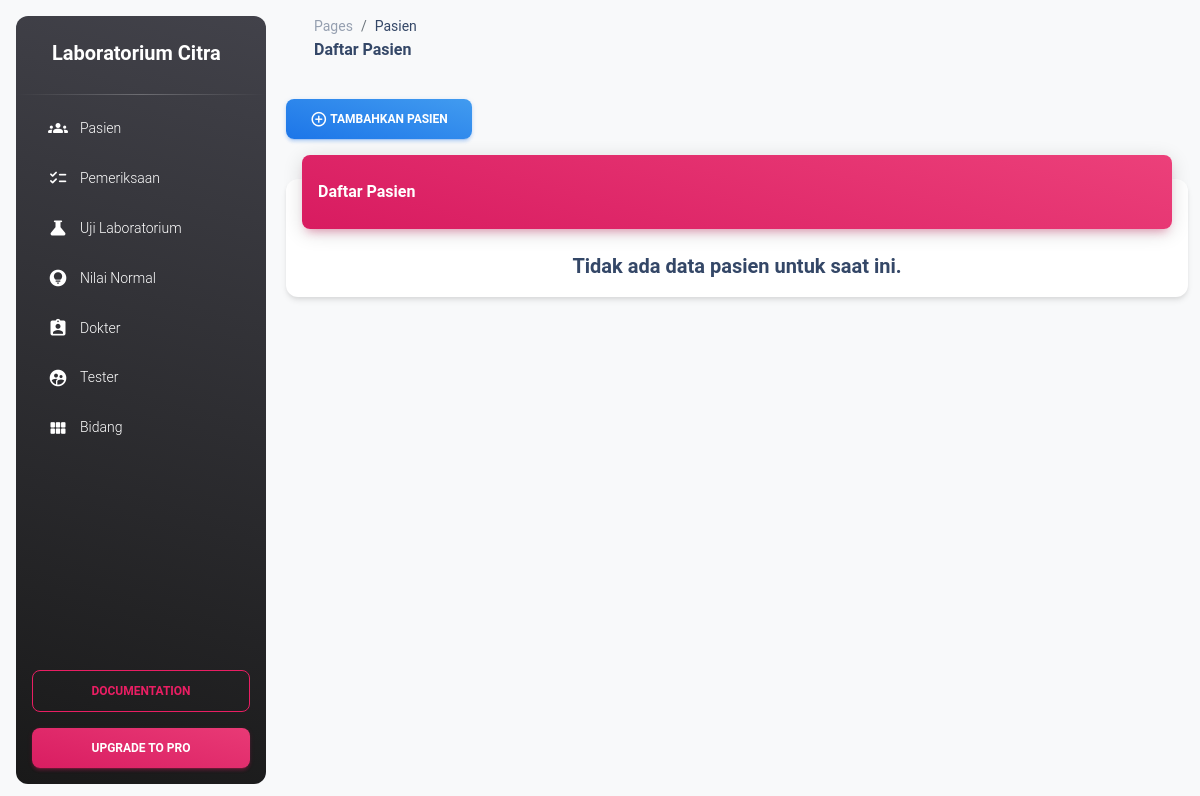
The app's page /pasien/, older data.
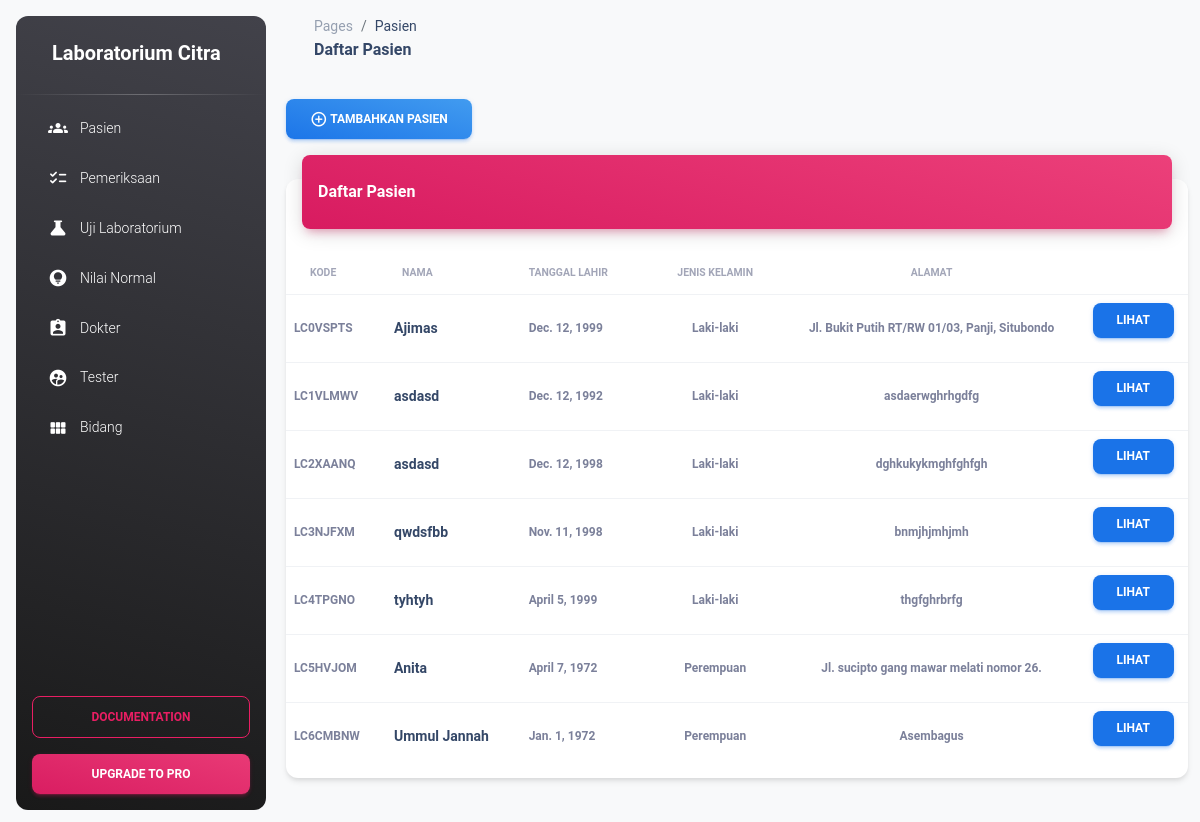
The same page, newer data.
### pasien/models.py (models this page shows)
class Pasien(models.Model):
    uid = models.CharField(max_length=100)
    nama = models.CharField(max_length=100)
    tanggal_lahir = models.DateField()
    umur = models.CharField(max_length=50)
    jenis_kelamin = models.BooleanField()
    alamat = models.CharField(max_length=250)
    tanggal_mendaftar = models.DateField()
    diagnosa_awal = models.CharField(max_length=250)

### pasien/views.py (the view)
# urls.py: path('', all_pasien, name='all_pasien'),
def all_pasien(request):
    data_pasien = Pasien.objects.all()
    flag_null = True
    if data_pasien.count() != 0:
        flag_null = False
    response['flag_null'] = flag_null
    response['data_pasien'] = data_pasien
    return render(request, 'lp_pasien.html', response)

### pasien/templates/lp_pasien.html (shortened to what the changed rows need)
{% extends 'layout/base.html' %}
{% load static %}
{% block content %}
    <div>
        <div class="row">
            <div class="col-12">
              <div class="card my-4">
                <div class="card-body px-0 pb-2">
                    {% if flag_null %}
                    <div class="h5 text-center">
                        Tidak ada data pasien untuk saat ini.
                    </div>
                    {% else %}
                  <div class="table-responsive p-0">
                    <table id="pasienTable" class="table align-items-center mb-0 table-paginate" cellspacing="0">
                      <thead>
                        <tr>
                            <th class="text-uppercase text-secondary text-xxs font-weight-bolder opacity-7">Kode</th>
                            <th class="text-uppercase text-secondary text-xxs font-weight-bolder opacity-7">Nama</th>
                            <th class="text-uppercase text-secondary text-xxs font-weight-bolder opacity-7 ps-2">Tanggal Lahir</th>
                            <th class="text-center text-uppercase text-secondary text-xxs font-weight-bolder opacity-7">Jenis Kelamin</th>
                            <th class="text-center text-uppercase text-secondary text-xxs font-weight-bolder opacity-7">Alamat</th>
                            <th class="text-secondary opacity-7"></th>
                        </tr>
                      </thead>
                      <tbody>
                        {% for person in data_pasien %}
                            <tr>
                                <td>
                                    <p class="text-xs font-weight-bold mb-0">{{person.uid}}</p>
                                  </td>
                              <td>
                                <div class="d-flex px-2 py-1">
                                  <div class="d-flex flex-column justify-content-center">
                                    <h6 class="mb-0 text-sm font-weight-bold mb-0">{{person.nama}}</h6>
                                  </div>
                                </div>
                              </td>
                              <td>
                                <p class="text-xs font-weight-bold mb-0">{{person.tanggal_lahir}}</p>
                              </td>
                              {% if person.jenis_kelamin %}
                              <td class="align-middle text-center">
                                <p class="text-xs font-weight-bold mb-0">Laki-laki</p>
                              </td>
                              {% else %}
                              <td class="align-middle text-center">
                                <p class="text-xs font-weight-bold mb-0">Perempuan</p>
                              </td>
                              {% endif %}
                              <td class="align-middle text-center">
                                <p class="text-xs font-weight-bold mb-0">{{person.alamat}}</p>
                              </td>
                              <td class="align-middle text-center">
                                <a href="{% url 'pasien:view_pasien' id=person.uid %}" class="btn btn-info font-weight-bold text-xs" data-toggle="tooltip" data-original-title="Edit user">
                                  lihat
                                </a>
                              </td>
                            </tr>
                        {% endfor %}
                      </tbody>
                    </table>
                  </div>
                  {% endif %}
                </div>
              </div>
            </div>
          </div>
    </div>
{% endblock content %}

Row changes from the older to the newer data that the page shows:
added Pasien: uid "LC0VSPTS", nama "Ajimas", tanggal_lahir "Dec. 12, 1999", jenis_kelamin "Laki-laki", alamat "Jl. Bukit Putih RT/RW 01/03, Panji, Situbondo"
added Pasien: uid "LC1VLMWV", nama "asdasd", tanggal_lahir "Dec. 12, 1992", jenis_kelamin "Laki-laki", alamat "asdaerwghrhgdfg"
added Pasien: uid "LC2XAANQ", nama "asdasd", tanggal_lahir "Dec. 12, 1998", jenis_kelamin "Laki-laki", alamat "dghkukykmghfghfgh"
added Pasien: uid "LC3NJFXM", nama "qwdsfbb", tanggal_lahir "Nov. 11, 1998", jenis_kelamin "Laki-laki", alamat "bnmjhjmhjmh"
added Pasien: uid "LC4TPGNO", nama "tyhtyh", tanggal_lahir "April 5, 1999", jenis_kelamin "Laki-laki", alamat "thgfghrbrfg"
added Pasien: uid "LC5HVJOM", nama "Anita", tanggal_lahir "April 7, 1972", jenis_kelamin "Perempuan", alamat "Jl. sucipto gang mawar melati nomor 26."
added Pasien: uid "LC6CMBNW", nama "Ummul Jannah", tanggal_lahir "Jan. 1, 1972", jenis_kelamin "Perempuan", alamat "Asembagus"
Text that changed along with them:
text no longer shown: "Tidak ada data pasien untuk saat ini."
text now shown: "KODE NAMA TANGGAL LAHIR JENIS KELAMIN ALAMAT"
